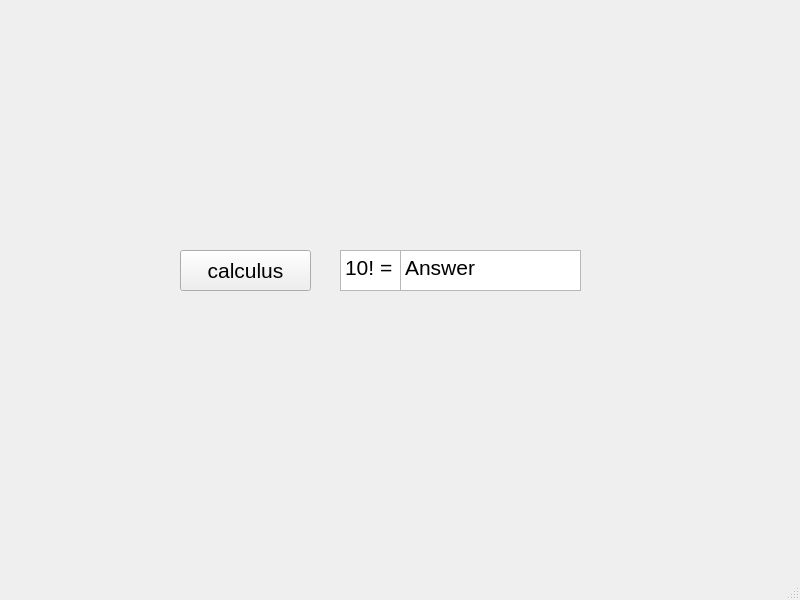
<?xml version="1.0" encoding="UTF-8"?>
<ui version="4.0">
 <class>MainWindow</class>
 <widget class="QMainWindow" name="MainWindow">
  <property name="geometry">
   <rect>
    <x>0</x>
    <y>0</y>
    <width>800</width>
    <height>600</height>
   </rect>
  </property>
  <property name="windowTitle">
   <string>MainWindow</string>
  </property>
  <widget class="QWidget" name="centralwidget">
   <widget class="QTextEdit" name="ans">
    <property name="geometry">
     <rect>
      <x>400</x>
      <y>250</y>
      <width>181</width>
      <height>41</height>
     </rect>
    </property>
    <property name="font">
     <font>
      <pointsize>16</pointsize>
     </font>
    </property>
    <property name="html">
     <string>&lt;!DOCTYPE HTML PUBLIC &quot;-//W3C//DTD HTML 4.0//EN&quot; &quot;http://www.w3.org/TR/REC-html40/strict.dtd&quot;&gt;
&lt;html&gt;&lt;head&gt;&lt;meta name=&quot;qrichtext&quot; content=&quot;1&quot; /&gt;&lt;style type=&quot;text/css&quot;&gt;
p, li { white-space: pre-wrap; }
&lt;/style&gt;&lt;/head&gt;&lt;body style=&quot; font-family:'Ubuntu'; font-size:16pt; font-weight:400; font-style:normal;&quot;&gt;
&lt;p style=&quot; margin-top:0px; margin-bottom:0px; margin-left:0px; margin-right:0px; -qt-block-indent:0; text-indent:0px;&quot;&gt;Answer&lt;/p&gt;&lt;/body&gt;&lt;/html&gt;</string>
    </property>
   </widget>
   <widget class="QPushButton" name="Button">
    <property name="geometry">
     <rect>
      <x>180</x>
      <y>250</y>
      <width>131</width>
      <height>41</height>
     </rect>
    </property>
    <property name="font">
     <font>
      <pointsize>16</pointsize>
     </font>
    </property>
    <property name="text">
     <string>calculus</string>
    </property>
   </widget>
   <widget class="QTextEdit" name="qes">
    <property name="geometry">
     <rect>
      <x>340</x>
      <y>250</y>
      <width>61</width>
      <height>41</height>
     </rect>
    </property>
    <property name="font">
     <font>
      <pointsize>16</pointsize>
     </font>
    </property>
    <property name="html">
     <string>&lt;!DOCTYPE HTML PUBLIC &quot;-//W3C//DTD HTML 4.0//EN&quot; &quot;http://www.w3.org/TR/REC-html40/strict.dtd&quot;&gt;
&lt;html&gt;&lt;head&gt;&lt;meta name=&quot;qrichtext&quot; content=&quot;1&quot; /&gt;&lt;style type=&quot;text/css&quot;&gt;
p, li { white-space: pre-wrap; }
&lt;/style&gt;&lt;/head&gt;&lt;body style=&quot; font-family:'Ubuntu'; font-size:16pt; font-weight:400; font-style:normal;&quot;&gt;
&lt;p style=&quot; margin-top:0px; margin-bottom:0px; margin-left:0px; margin-right:0px; -qt-block-indent:0; text-indent:0px;&quot;&gt;10! = &lt;/p&gt;&lt;/body&gt;&lt;/html&gt;</string>
    </property>
   </widget>
  </widget>
  <widget class="QMenuBar" name="menubar">
   <property name="geometry">
    <rect>
     <x>0</x>
     <y>0</y>
     <width>800</width>
     <height>22</height>
    </rect>
   </property>
  </widget>
  <widget class="QStatusBar" name="statusbar"/>
 </widget>
 <resources/>
 <connections/>
</ui>
